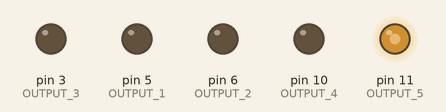
Recording of a sketch running on a simulated Arduino Uno, built with avr-gcc and run on an emulated ATmega328P. On the bench: output pins drawn as LEDs (lit = HIGH). What the sketch prints to the serial monitor is not drawn.

Above: at 0.19 s.
Timing chart, 0 to 40.0 s (numbered marks = the images above):
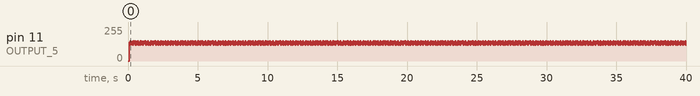

The sketch:

signal_generator_integer.ino
```cpp
#include "math.h"

#define OUTPUT_1 5  // pin D5 will be output 1
#define OUTPUT_2 6  // pin D6 will be output 2
#define OUTPUT_3 3  // pin D6 will be output 3
#define OUTPUT_4 10 // pin D10 will be output 4
#define OUTPUT_5 11 // pin D11 will be output 5

#define TABLE_SIZE 128

uint32_t startTime, tau, timer1;
float value, pi, w, theta, f, Ts , sqWavePeriod;
uint8_t sqWaveValue;

float times[TABLE_SIZE];
uint8_t mySine[TABLE_SIZE];
uint8_t myCosine[TABLE_SIZE];
uint8_t myTriangle[TABLE_SIZE];

void setup() {
  pinMode(OUTPUT_1, OUTPUT);
  pinMode(OUTPUT_2, OUTPUT);
  pinMode(OUTPUT_3, OUTPUT);
  pinMode(OUTPUT_4, OUTPUT);
  pinMode(OUTPUT_5, OUTPUT);

  Serial.begin(115200);
  startTime = millis();
  tau = 10 * 1000; //10 secondi
  pi = 104348 / 33215;
  f = 3; // 3 Hz
  Ts = 1 / f;
  theta = pi * 0.5;
  w = 2 * pi * f;

  sqWavePeriod = 0.01 * 1000; // 1 secondo
  sqWaveValue = 1;

  for ( int j = 0 ; j < TABLE_SIZE; ++j)
  {
    times[j] = j * Ts;
  }

  for ( int j = 0 ; j < TABLE_SIZE; ++j)
  {
    mySine[j] = myMap(0.5 + 0.5 * sin(w * times[j] + theta), 0, 1, 0 , 255);

  }
  for ( int j = 0 ; j < TABLE_SIZE; ++j)
  {
    myCosine[j] = myMap(0.5 + 0.5 * cos(w * times[j] + theta), 0, 1, 0 , 255);
  }

    for ( int j = 0 ; j < TABLE_SIZE; ++j)
  {
    myTriangle[j] = myMap((2 * abs((j % (TABLE_SIZE / 2)) - TABLE_SIZE / 4)) / float(TABLE_SIZE / 2), 0, 1, 0, 255);
  }

}

void loop() {

/*
  //Step function

  if (millis() - startTime >= tau)
  {
    value = 255;
  }
  else
  {
    value = 0;
  }
  Serial.println(value);
  analogWrite(OUTPUT_3, value ); // 255 here corresponds to 5 volts
*/


  /*
    // Sine function
      for (int i = 0; i < TABLE_SIZE; ++i) {
      Serial.println(mySine[i]);
      analogWrite(OUTPUT_1,mySine[i] );
    }
  */


  /*
    // Cosine function

      for (int i = 0; i < TABLE_SIZE; ++i) {
      Serial.println(myCosine[i]);
      analogWrite(OUTPUT_2, myCosine[i] );
    }
  */


/*
  // Square Wave

  Serial.println(myMap(sqWaveValue, 0, 1, 0, 255 ));
  analogWrite(OUTPUT_4, myMap(sqWaveValue, 0, 1, 0, 255 ));
  if ( millis() - timer1 >= sqWavePeriod)
  {
    timer1 = millis();
    sqWaveValue = !sqWaveValue;
  }
*/

  // Triangular wave
      for (int i = 0; i < TABLE_SIZE; ++i) {
      Serial.println(myTriangle[i]);
      analogWrite(OUTPUT_5, myTriangle[i] );
    }
}

uint8_t myMap(float x, float in_min, float in_max, float out_min, float out_max) {
  return (x - in_min) * (out_max - out_min) / (in_max - in_min) + out_min;
}
```
